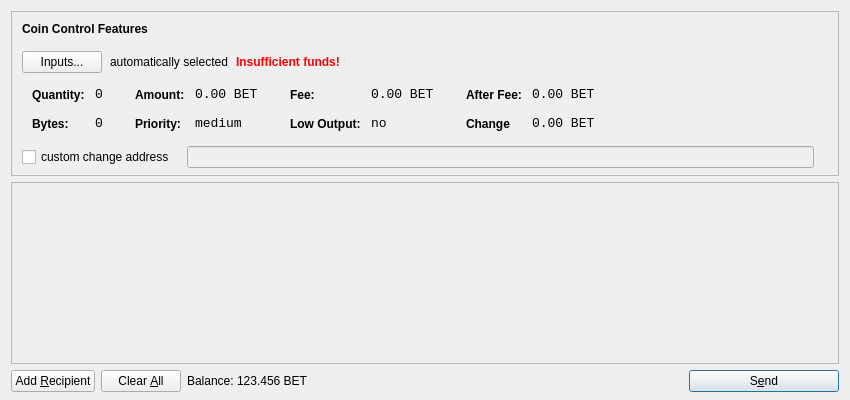
<?xml version="1.0" encoding="UTF-8"?>
<ui version="4.0">
 <class>SendCoinsDialog</class>
 <widget class="QDialog" name="SendCoinsDialog">
  <property name="geometry">
   <rect>
    <x>0</x>
    <y>0</y>
    <width>850</width>
    <height>400</height>
   </rect>
  </property>
  <property name="windowTitle">
   <string>Send Coins</string>
  </property>
  <layout class="QVBoxLayout" name="verticalLayout" stretch="0,1,0">
   <property name="bottomMargin">
    <number>8</number>
   </property>
   <item>
    <widget class="QFrame" name="frameCoinControl">
     <property name="sizePolicy">
      <sizepolicy hsizetype="Expanding" vsizetype="Expanding">
       <horstretch>0</horstretch>
       <verstretch>0</verstretch>
      </sizepolicy>
     </property>
     <property name="maximumSize">
      <size>
       <width>16777215</width>
       <height>16777215</height>
      </size>
     </property>
     <property name="frameShape">
      <enum>QFrame::StyledPanel</enum>
     </property>
     <property name="frameShadow">
      <enum>QFrame::Sunken</enum>
     </property>
     <layout class="QVBoxLayout" name="verticalLayoutCoinControl2">
      <property name="spacing">
       <number>-1</number>
      </property>
      <property name="leftMargin">
       <number>0</number>
      </property>
      <property name="topMargin">
       <number>0</number>
      </property>
      <property name="rightMargin">
       <number>0</number>
      </property>
      <property name="bottomMargin">
       <number>6</number>
      </property>
      <item>
       <layout class="QVBoxLayout" name="verticalLayoutCoinControl" stretch="0,0,0,0,1">
        <property name="spacing">
         <number>0</number>
        </property>
        <property name="leftMargin">
         <number>10</number>
        </property>
        <property name="topMargin">
         <number>10</number>
        </property>
        <item>
         <layout class="QHBoxLayout" name="horizontalLayoutCoinControl1">
          <property name="bottomMargin">
           <number>15</number>
          </property>
          <item>
           <widget class="QLabel" name="labelCoinControlFeatures">
            <property name="sizePolicy">
             <sizepolicy hsizetype="Preferred" vsizetype="Maximum">
              <horstretch>0</horstretch>
              <verstretch>0</verstretch>
             </sizepolicy>
            </property>
            <property name="font">
             <font>
              <weight>75</weight>
              <bold>true</bold>
             </font>
            </property>
            <property name="styleSheet">
             <string notr="true">font-weight:bold;</string>
            </property>
            <property name="text">
             <string>Coin Control Features</string>
            </property>
           </widget>
          </item>
         </layout>
        </item>
        <item>
         <layout class="QHBoxLayout" name="horizontalLayoutCoinControl2" stretch="0,0,0,0">
          <property name="spacing">
           <number>8</number>
          </property>
          <property name="bottomMargin">
           <number>10</number>
          </property>
          <item>
           <widget class="QPushButton" name="pushButtonCoinControl">
            <property name="styleSheet">
             <string notr="true"/>
            </property>
            <property name="text">
             <string>Inputs...</string>
            </property>
           </widget>
          </item>
          <item>
           <widget class="QLabel" name="labelCoinControlAutomaticallySelected">
            <property name="text">
             <string>automatically selected</string>
            </property>
            <property name="margin">
             <number>5</number>
            </property>
           </widget>
          </item>
          <item>
           <widget class="QLabel" name="labelCoinControlInsuffFunds">
            <property name="font">
             <font>
              <weight>75</weight>
              <bold>true</bold>
             </font>
            </property>
            <property name="styleSheet">
             <string notr="true">color:red;font-weight:bold;</string>
            </property>
            <property name="text">
             <string>Insufficient funds!</string>
            </property>
            <property name="margin">
             <number>5</number>
            </property>
           </widget>
          </item>
          <item>
           <spacer name="horizontalSpacerCoinControl">
            <property name="orientation">
             <enum>Qt::Horizontal</enum>
            </property>
            <property name="sizeHint" stdset="0">
             <size>
              <width>40</width>
              <height>1</height>
             </size>
            </property>
           </spacer>
          </item>
         </layout>
        </item>
        <item>
         <widget class="QWidget" name="widgetCoinControl" native="true">
          <property name="sizePolicy">
           <sizepolicy hsizetype="Preferred" vsizetype="Preferred">
            <horstretch>0</horstretch>
            <verstretch>0</verstretch>
           </sizepolicy>
          </property>
          <property name="minimumSize">
           <size>
            <width>0</width>
            <height>0</height>
           </size>
          </property>
          <property name="styleSheet">
           <string notr="true"/>
          </property>
          <layout class="QHBoxLayout" name="horizontalLayoutCoinControl5">
           <property name="margin">
            <number>0</number>
           </property>
           <item>
            <layout class="QHBoxLayout" name="horizontalLayoutCoinControl3" stretch="0,0,0,1">
             <property name="spacing">
              <number>20</number>
             </property>
             <property name="topMargin">
              <number>0</number>
             </property>
             <property name="bottomMargin">
              <number>10</number>
             </property>
             <item>
              <layout class="QFormLayout" name="formLayoutCoinControl1">
               <property name="horizontalSpacing">
                <number>10</number>
               </property>
               <property name="verticalSpacing">
                <number>14</number>
               </property>
               <property name="leftMargin">
                <number>10</number>
               </property>
               <property name="topMargin">
                <number>4</number>
               </property>
               <property name="rightMargin">
                <number>6</number>
               </property>
               <item row="0" column="0">
                <widget class="QLabel" name="labelCoinControlQuantityText">
                 <property name="styleSheet">
                  <string notr="true">font-weight:bold;</string>
                 </property>
                 <property name="text">
                  <string>Quantity:</string>
                 </property>
                 <property name="margin">
                  <number>0</number>
                 </property>
                </widget>
               </item>
               <item row="0" column="1">
                <widget class="QLabel" name="labelCoinControlQuantity">
                 <property name="font">
                  <font>
                   <family>Monospace</family>
                   <pointsize>10</pointsize>
                  </font>
                 </property>
                 <property name="cursor">
                  <cursorShape>IBeamCursor</cursorShape>
                 </property>
                 <property name="contextMenuPolicy">
                  <enum>Qt::ActionsContextMenu</enum>
                 </property>
                 <property name="text">
                  <string>0</string>
                 </property>
                 <property name="margin">
                  <number>0</number>
                 </property>
                 <property name="textInteractionFlags">
                  <set>Qt::LinksAccessibleByMouse|Qt::TextSelectableByKeyboard|Qt::TextSelectableByMouse</set>
                 </property>
                </widget>
               </item>
               <item row="1" column="0">
                <widget class="QLabel" name="labelCoinControlBytesText">
                 <property name="styleSheet">
                  <string notr="true">font-weight:bold;</string>
                 </property>
                 <property name="text">
                  <string>Bytes:</string>
                 </property>
                </widget>
               </item>
               <item row="1" column="1">
                <widget class="QLabel" name="labelCoinControlBytes">
                 <property name="font">
                  <font>
                   <family>Monospace</family>
                   <pointsize>10</pointsize>
                  </font>
                 </property>
                 <property name="cursor">
                  <cursorShape>IBeamCursor</cursorShape>
                 </property>
                 <property name="contextMenuPolicy">
                  <enum>Qt::ActionsContextMenu</enum>
                 </property>
                 <property name="text">
                  <string>0</string>
                 </property>
                 <property name="textInteractionFlags">
                  <set>Qt::LinksAccessibleByMouse|Qt::TextSelectableByKeyboard|Qt::TextSelectableByMouse</set>
                 </property>
                </widget>
               </item>
              </layout>
             </item>
             <item>
              <layout class="QFormLayout" name="formLayoutCoinControl2">
               <property name="horizontalSpacing">
                <number>10</number>
               </property>
               <property name="verticalSpacing">
                <number>14</number>
               </property>
               <property name="leftMargin">
                <number>6</number>
               </property>
               <property name="topMargin">
                <number>4</number>
               </property>
               <property name="rightMargin">
                <number>6</number>
               </property>
               <item row="0" column="0">
                <widget class="QLabel" name="labelCoinControlAmountText">
                 <property name="styleSheet">
                  <string notr="true">font-weight:bold;</string>
                 </property>
                 <property name="text">
                  <string>Amount:</string>
                 </property>
                 <property name="margin">
                  <number>0</number>
                 </property>
                </widget>
               </item>
               <item row="0" column="1">
                <widget class="QLabel" name="labelCoinControlAmount">
                 <property name="font">
                  <font>
                   <family>Monospace</family>
                   <pointsize>10</pointsize>
                  </font>
                 </property>
                 <property name="cursor">
                  <cursorShape>IBeamCursor</cursorShape>
                 </property>
                 <property name="contextMenuPolicy">
                  <enum>Qt::ActionsContextMenu</enum>
                 </property>
                 <property name="text">
                  <string>0.00 BET</string>
                 </property>
                 <property name="textInteractionFlags">
                  <set>Qt::LinksAccessibleByMouse|Qt::TextSelectableByKeyboard|Qt::TextSelectableByMouse</set>
                 </property>
                </widget>
               </item>
               <item row="1" column="0">
                <widget class="QLabel" name="labelCoinControlPriorityText">
                 <property name="styleSheet">
                  <string notr="true">font-weight:bold;</string>
                 </property>
                 <property name="text">
                  <string>Priority:</string>
                 </property>
                </widget>
               </item>
               <item row="1" column="1">
                <widget class="QLabel" name="labelCoinControlPriority">
                 <property name="font">
                  <font>
                   <family>Monospace</family>
                   <pointsize>10</pointsize>
                  </font>
                 </property>
                 <property name="cursor">
                  <cursorShape>IBeamCursor</cursorShape>
                 </property>
                 <property name="contextMenuPolicy">
                  <enum>Qt::ActionsContextMenu</enum>
                 </property>
                 <property name="text">
                  <string>medium</string>
                 </property>
                 <property name="textInteractionFlags">
                  <set>Qt::LinksAccessibleByMouse|Qt::TextSelectableByKeyboard|Qt::TextSelectableByMouse</set>
                 </property>
                </widget>
               </item>
              </layout>
             </item>
             <item>
              <layout class="QFormLayout" name="formLayoutCoinControl3">
               <property name="horizontalSpacing">
                <number>10</number>
               </property>
               <property name="verticalSpacing">
                <number>14</number>
               </property>
               <property name="leftMargin">
                <number>6</number>
               </property>
               <property name="topMargin">
                <number>4</number>
               </property>
               <property name="rightMargin">
                <number>6</number>
               </property>
               <item row="0" column="0">
                <widget class="QLabel" name="labelCoinControlFeeText">
                 <property name="styleSheet">
                  <string notr="true">font-weight:bold;</string>
                 </property>
                 <property name="text">
                  <string>Fee:</string>
                 </property>
                 <property name="margin">
                  <number>0</number>
                 </property>
                </widget>
               </item>
               <item row="0" column="1">
                <widget class="QLabel" name="labelCoinControlFee">
                 <property name="font">
                  <font>
                   <family>Monospace</family>
                   <pointsize>10</pointsize>
                  </font>
                 </property>
                 <property name="cursor">
                  <cursorShape>IBeamCursor</cursorShape>
                 </property>
                 <property name="contextMenuPolicy">
                  <enum>Qt::ActionsContextMenu</enum>
                 </property>
                 <property name="text">
                  <string>0.00 BET</string>
                 </property>
                 <property name="textInteractionFlags">
                  <set>Qt::LinksAccessibleByMouse|Qt::TextSelectableByKeyboard|Qt::TextSelectableByMouse</set>
                 </property>
                </widget>
               </item>
               <item row="1" column="0">
                <widget class="QLabel" name="labelCoinControlLowOutputText">
                 <property name="styleSheet">
                  <string notr="true">font-weight:bold;</string>
                 </property>
                 <property name="text">
                  <string>Low Output:</string>
                 </property>
                </widget>
               </item>
               <item row="1" column="1">
                <widget class="QLabel" name="labelCoinControlLowOutput">
                 <property name="font">
                  <font>
                   <family>Monospace</family>
                   <pointsize>10</pointsize>
                  </font>
                 </property>
                 <property name="cursor">
                  <cursorShape>IBeamCursor</cursorShape>
                 </property>
                 <property name="contextMenuPolicy">
                  <enum>Qt::ActionsContextMenu</enum>
                 </property>
                 <property name="text">
                  <string>no</string>
                 </property>
                 <property name="textInteractionFlags">
                  <set>Qt::LinksAccessibleByMouse|Qt::TextSelectableByKeyboard|Qt::TextSelectableByMouse</set>
                 </property>
                </widget>
               </item>
              </layout>
             </item>
             <item>
              <layout class="QFormLayout" name="formLayoutCoinControl4">
               <property name="horizontalSpacing">
                <number>10</number>
               </property>
               <property name="verticalSpacing">
                <number>14</number>
               </property>
               <property name="leftMargin">
                <number>6</number>
               </property>
               <property name="topMargin">
                <number>4</number>
               </property>
               <property name="rightMargin">
                <number>6</number>
               </property>
               <item row="0" column="0">
                <widget class="QLabel" name="labelCoinControlAfterFeeText">
                 <property name="styleSheet">
                  <string notr="true">font-weight:bold;</string>
                 </property>
                 <property name="text">
                  <string>After Fee:</string>
                 </property>
                 <property name="margin">
                  <number>0</number>
                 </property>
                </widget>
               </item>
               <item row="0" column="1">
                <widget class="QLabel" name="labelCoinControlAfterFee">
                 <property name="font">
                  <font>
                   <family>Monospace</family>
                   <pointsize>10</pointsize>
                  </font>
                 </property>
                 <property name="cursor">
                  <cursorShape>IBeamCursor</cursorShape>
                 </property>
                 <property name="contextMenuPolicy">
                  <enum>Qt::ActionsContextMenu</enum>
                 </property>
                 <property name="text">
                  <string>0.00 BET</string>
                 </property>
                 <property name="textInteractionFlags">
                  <set>Qt::LinksAccessibleByMouse|Qt::TextSelectableByKeyboard|Qt::TextSelectableByMouse</set>
                 </property>
                </widget>
               </item>
               <item row="1" column="0">
                <widget class="QLabel" name="labelCoinControlChangeText">
                 <property name="styleSheet">
                  <string notr="true">font-weight:bold;</string>
                 </property>
                 <property name="text">
                  <string>Change</string>
                 </property>
                </widget>
               </item>
               <item row="1" column="1">
                <widget class="QLabel" name="labelCoinControlChange">
                 <property name="font">
                  <font>
                   <family>Monospace</family>
                   <pointsize>10</pointsize>
                  </font>
                 </property>
                 <property name="cursor">
                  <cursorShape>IBeamCursor</cursorShape>
                 </property>
                 <property name="contextMenuPolicy">
                  <enum>Qt::ActionsContextMenu</enum>
                 </property>
                 <property name="text">
                  <string>0.00 BET</string>
                 </property>
                 <property name="textInteractionFlags">
                  <set>Qt::LinksAccessibleByMouse|Qt::TextSelectableByKeyboard|Qt::TextSelectableByMouse</set>
                 </property>
                </widget>
               </item>
              </layout>
             </item>
            </layout>
           </item>
          </layout>
         </widget>
        </item>
        <item>
         <layout class="QHBoxLayout" name="horizontalLayoutCoinControl4" stretch="0,0,0">
          <property name="spacing">
           <number>12</number>
          </property>
          <property name="sizeConstraint">
           <enum>QLayout::SetDefaultConstraint</enum>
          </property>
          <property name="topMargin">
           <number>5</number>
          </property>
          <property name="rightMargin">
           <number>5</number>
          </property>
          <item>
           <widget class="QCheckBox" name="checkBoxCoinControlChange">
            <property name="text">
             <string>custom change address</string>
            </property>
           </widget>
          </item>
          <item>
           <widget class="QLineEdit" name="lineEditCoinControlChange">
            <property name="enabled">
             <bool>false</bool>
            </property>
            <property name="sizePolicy">
             <sizepolicy hsizetype="Expanding" vsizetype="Fixed">
              <horstretch>0</horstretch>
              <verstretch>0</verstretch>
             </sizepolicy>
            </property>
           </widget>
          </item>
          <item>
           <widget class="QLabel" name="labelCoinControlChangeLabel">
            <property name="sizePolicy">
             <sizepolicy hsizetype="Preferred" vsizetype="Expanding">
              <horstretch>0</horstretch>
              <verstretch>0</verstretch>
             </sizepolicy>
            </property>
            <property name="minimumSize">
             <size>
              <width>0</width>
              <height>0</height>
             </size>
            </property>
            <property name="text">
             <string/>
            </property>
            <property name="margin">
             <number>3</number>
            </property>
           </widget>
          </item>
         </layout>
        </item>
        <item>
         <spacer name="verticalSpacerCoinControl">
          <property name="orientation">
           <enum>Qt::Vertical</enum>
          </property>
          <property name="sizeHint" stdset="0">
           <size>
            <width>800</width>
            <height>1</height>
           </size>
          </property>
         </spacer>
        </item>
       </layout>
      </item>
     </layout>
    </widget>
   </item>
   <item>
    <widget class="QScrollArea" name="scrollArea">
     <property name="widgetResizable">
      <bool>true</bool>
     </property>
     <widget class="QWidget" name="scrollAreaWidgetContents">
      <property name="geometry">
       <rect>
        <x>0</x>
        <y>0</y>
        <width>830</width>
        <height>165</height>
       </rect>
      </property>
      <layout class="QVBoxLayout" name="verticalLayout_2">
       <property name="margin">
        <number>0</number>
       </property>
       <item>
        <layout class="QVBoxLayout" name="entries">
         <property name="spacing">
          <number>6</number>
         </property>
        </layout>
       </item>
       <item>
        <spacer name="verticalSpacer">
         <property name="orientation">
          <enum>Qt::Vertical</enum>
         </property>
         <property name="sizeHint" stdset="0">
          <size>
           <width>20</width>
           <height>40</height>
          </size>
         </property>
        </spacer>
       </item>
      </layout>
     </widget>
    </widget>
   </item>
   <item>
    <layout class="QHBoxLayout" name="horizontalLayout">
     <item>
      <widget class="QPushButton" name="addButton">
       <property name="toolTip">
        <string>Send to multiple recipients at once</string>
       </property>
       <property name="text">
        <string>Add &amp;Recipient</string>
       </property>
       <property name="icon">
        <iconset resource="../bitcoin.qrc">
         <normaloff>:/icons/add</normaloff>:/icons/add</iconset>
       </property>
       <property name="autoDefault">
        <bool>false</bool>
       </property>
      </widget>
     </item>
     <item>
      <widget class="QPushButton" name="clearButton">
       <property name="sizePolicy">
        <sizepolicy hsizetype="Minimum" vsizetype="Fixed">
         <horstretch>0</horstretch>
         <verstretch>0</verstretch>
        </sizepolicy>
       </property>
       <property name="toolTip">
        <string>Remove all transaction fields</string>
       </property>
       <property name="text">
        <string>Clear &amp;All</string>
       </property>
       <property name="icon">
        <iconset resource="../bitcoin.qrc">
         <normaloff>:/icons/remove</normaloff>:/icons/remove</iconset>
       </property>
       <property name="autoRepeatDelay">
        <number>300</number>
       </property>
       <property name="autoDefault">
        <bool>false</bool>
       </property>
      </widget>
     </item>
     <item>
      <layout class="QHBoxLayout" name="horizontalLayout_2">
       <property name="spacing">
        <number>3</number>
       </property>
       <item>
        <widget class="QLabel" name="label">
         <property name="sizePolicy">
          <sizepolicy hsizetype="Preferred" vsizetype="Fixed">
           <horstretch>0</horstretch>
           <verstretch>0</verstretch>
          </sizepolicy>
         </property>
         <property name="text">
          <string>Balance:</string>
         </property>
        </widget>
       </item>
       <item>
        <widget class="QLabel" name="labelBalance">
         <property name="sizePolicy">
          <sizepolicy hsizetype="Preferred" vsizetype="Fixed">
           <horstretch>0</horstretch>
           <verstretch>0</verstretch>
          </sizepolicy>
         </property>
         <property name="cursor">
          <cursorShape>IBeamCursor</cursorShape>
         </property>
         <property name="text">
          <string>123.456 BET</string>
         </property>
         <property name="textInteractionFlags">
          <set>Qt::LinksAccessibleByMouse|Qt::TextSelectableByKeyboard|Qt::TextSelectableByMouse</set>
         </property>
        </widget>
       </item>
      </layout>
     </item>
     <item>
      <spacer name="horizontalSpacer">
       <property name="orientation">
        <enum>Qt::Horizontal</enum>
       </property>
       <property name="sizeHint" stdset="0">
        <size>
         <width>40</width>
         <height>20</height>
        </size>
       </property>
      </spacer>
     </item>
     <item>
      <widget class="QPushButton" name="sendButton">
       <property name="minimumSize">
        <size>
         <width>150</width>
         <height>0</height>
        </size>
       </property>
       <property name="toolTip">
        <string>Confirm the send action</string>
       </property>
       <property name="text">
        <string>S&amp;end</string>
       </property>
       <property name="icon">
        <iconset resource="../bitcoin.qrc">
         <normaloff>:/icons/send</normaloff>:/icons/send</iconset>
       </property>
       <property name="default">
        <bool>true</bool>
       </property>
      </widget>
     </item>
    </layout>
   </item>
  </layout>
 </widget>
 <resources>
  <include location="../bitcoin.qrc"/>
 </resources>
 <connections/>
</ui>
